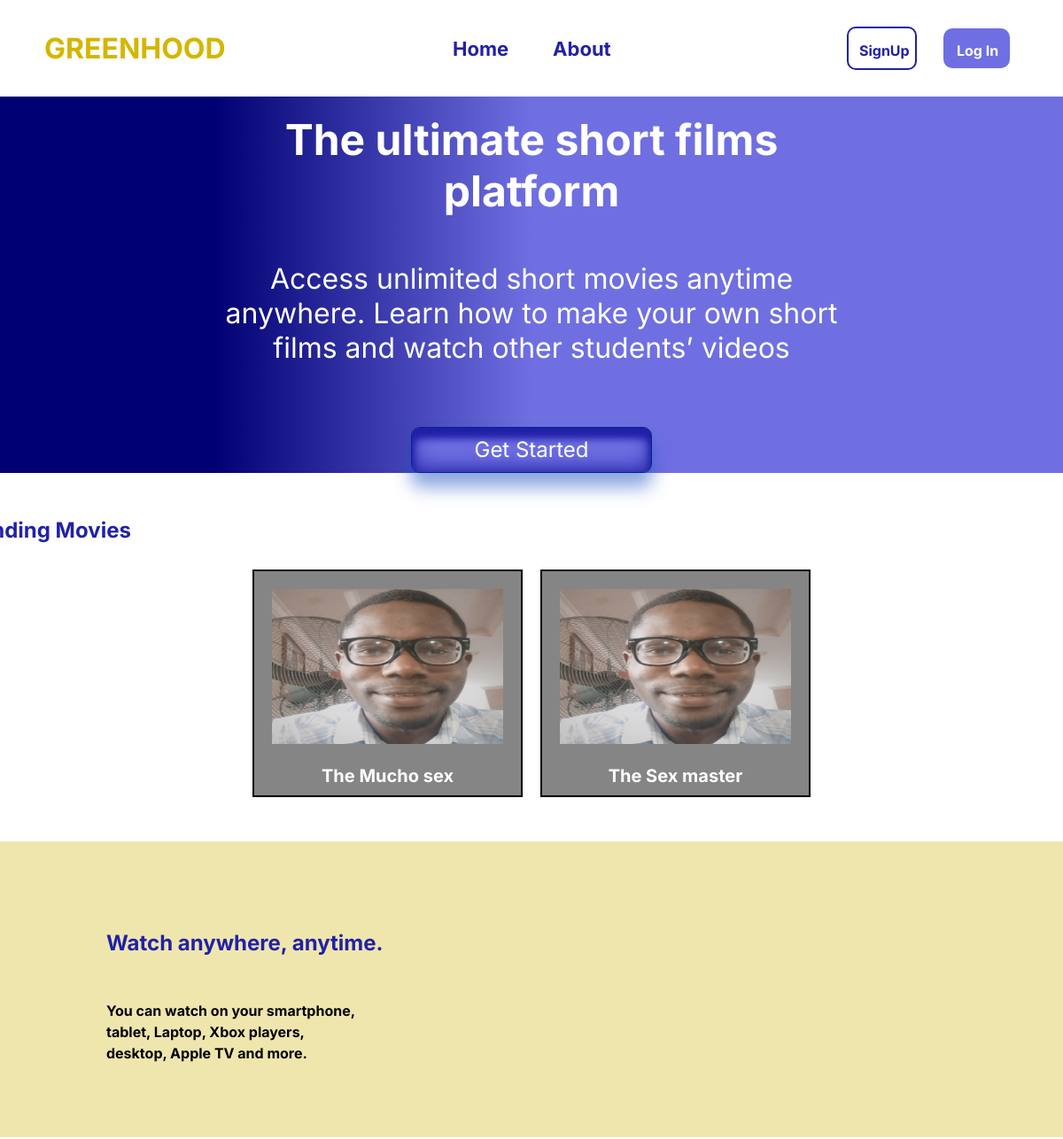
Before: / (upper part) with the older database file.
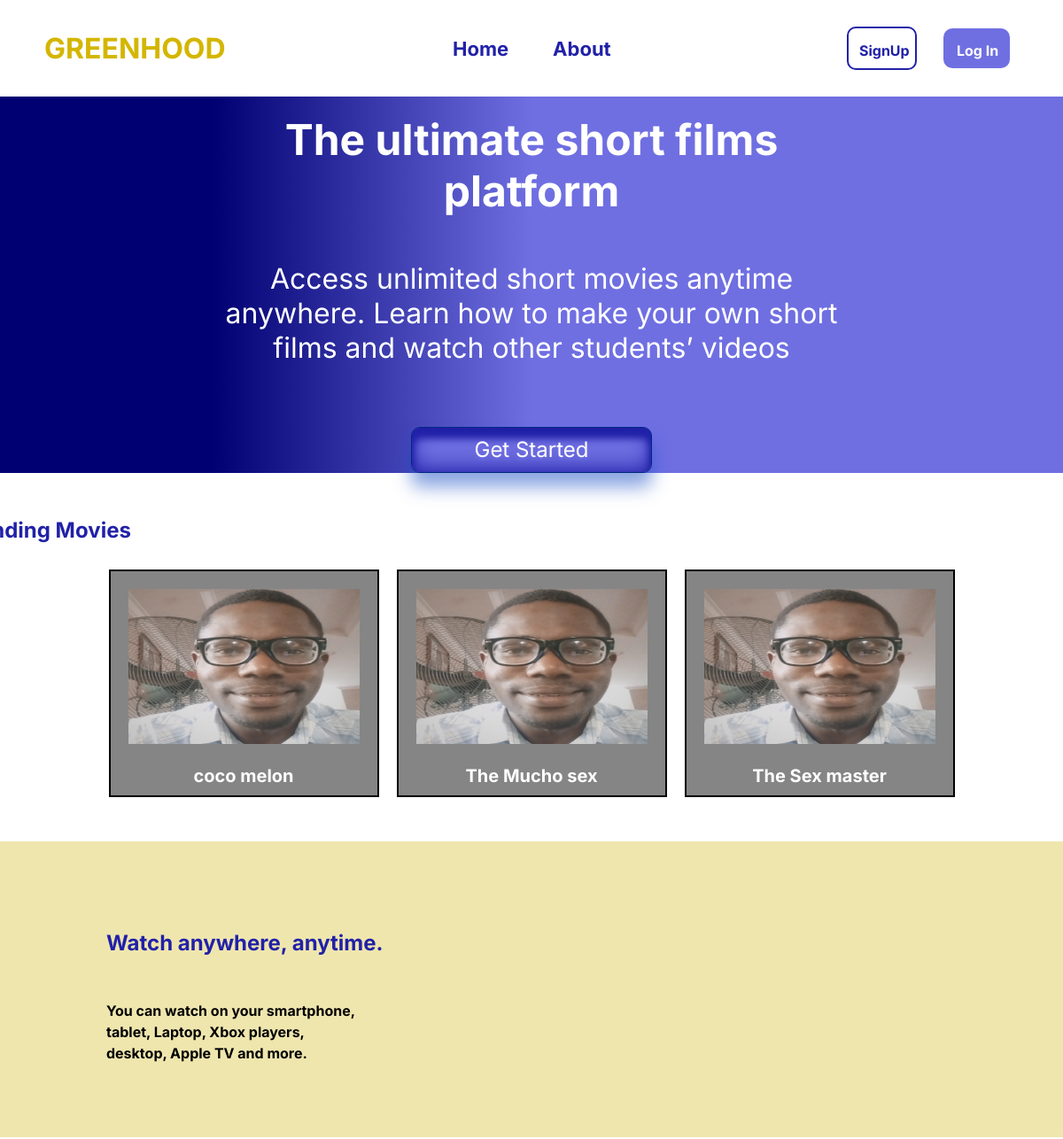
After: the same page with the newer database file.
### core/models.py (models this page shows, shortened)
class Reel(models.Model):
    uploader = models.ForeignKey(
        settings.AUTH_USER_MODEL, verbose_name=_("uploaded by"),
        on_delete=models.CASCADE
    )
    title = models.CharField(
        _("video title"), max_length=255,
        help_text=_("Enter a title for your short video")
    )
    description = models.TextField(
        _("long description"),
        help_text=_("Enter a description for your short video")
    )
    category = models.ManyToManyField(
        Category, verbose_name=_("video category"),
        help_text=_("choose a category for your short video")
    )
    cover_thumbnail = models.FileField(
        _("video cover"), upload_to="reels/cover", help_text=_("cover image"),
        null=True, blank=True, validators=[
            FileExtensionValidator(allowed_extensions=['jpg', 'jpeg', 'png'])
        ]
    )
    video = models.FileField(
        _("video file"), upload_to='reels', max_length=100,
        help_text=_("upload short video file less than 15 minutes"),
        validators=[FileExtensionValidator(allowed_extensions=[
            'MOV', 'avi', 'mp4', 'webm', 'mkv'
        ])]
    )
    published = models.BooleanField(
        _("published status"), default=False,
        help_text=_("Designates whether video has been published."),
    )
    date_posted = models.DateTimeField(
        _("date uploaded"), default=timezone.now,
        help_text="date video was uploaded"
    )
    class Meta:
        ordering = ['-date_posted', 'title']

### core/views.py (the view)
# urls.py: path('', views.Index.as_view(), name= 'index'),
class Index(ListView):
    model = Reel
    template_name ='index.html'
    context_object_name = 'reels'
    def get_context_data(self,  **kwargs):
        context = super().get_context_data(**kwargs)
        context['category'] = Category.objects.all()
        return context

### core/templates/index.html (shortened to what this page needs)
<!DOCTYPE html>
<html lang="en">
<head>
    <link rel="stylesheet" href="https://cdnjs.cloudflare.com/ajax/libs/font-awesome/6.2.1/css/all.min.css.css">
    <link rel="stylesheet" href="/static/style.css">
    <link rel="stylesheet" href="https://cdnjs.cloudflare.com/ajax/libs/font-awesome/6.2.1/css/all.min.css" />
</head>
<body>
    <nav>
        <div class="logo"> <b>GREENHOOD</b></div>
        <div class="menu_items">
            <a href="#home main"><b>Home</b></a>
                <a  href="#landing" ><b>About</b></a>
              </div>
        <div class="buttons">
            {% if not request.user.is_authenticated %}
            <div class="signup">
               <a href='{% url "register" %}'>SignUp</a>
            </div>
            <div class="login">
                <a href='{% url "login" %}'>Log In</a>
            </div>
             {% endif %}
        </div>
    </nav>
    <main>
        <section class="landing">
        <div class="hero_img">
            <div class="hero_text">
                <h1>The ultimate short films platform </h1>
                <p>Access unlimited short movies anytime anywhere. Learn how to make your own short films and watch
                    other students’ videos  </p>
                    <div class="start">
                        <a href="../Sign up page/sign.html" >Get Started</a>
                    </div>
            </div>
        </div>
    </section>
    <section class="trending_movies">
        <div class="trnding_heading">
        <h2>Trending Movies</h2>
        <div class="container_trending">
        <div class="trnding_movies_container">
            {% for list in reels %}
            <div class="card">
                <a href='{% url "video_detail" list.pk  %}'> <img src="{{list.cover_thumbnail.url}}" alt=""/></a>
                <h5>{{list.title}}</h5>
            </div>
            {% endfor %}
            </div>
        </div>
    </div>
    </section>
    <section class="watch">
        <div class="access">
            <div class="accesss_text">
                <h2>Watch anywhere, anytime.</h2>
                <p>You can watch on your smartphone,</p>
                <p>tablet, Laptop, Xbox players,</p>
                <p> desktop, Apple TV and more.</p>
            </div>
            <div class="access_img_mj">
            </div>
        </div>
    </section>
    </main>
</body>
</html>

Changed rows visible on the page:
added Reel: cover_thumbnail (picture), title "coco melon"
